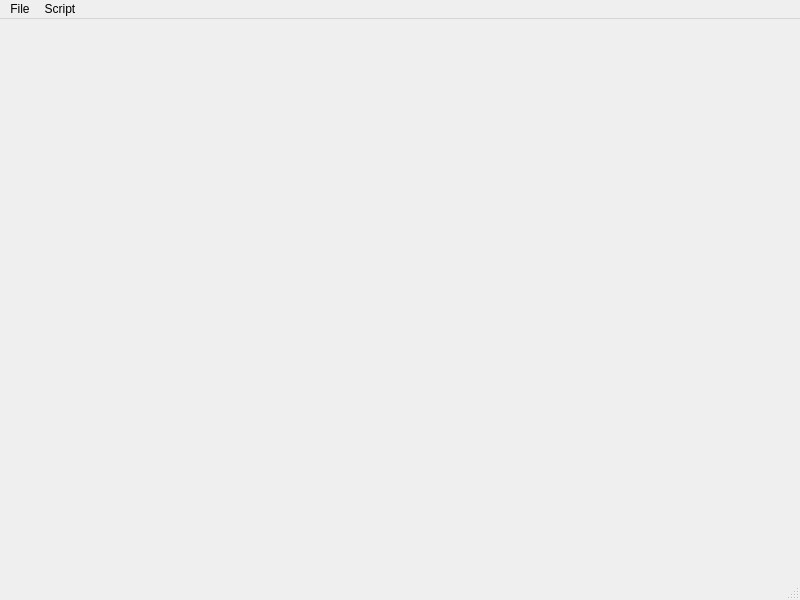
<?xml version="1.0" encoding="UTF-8"?>
<ui version="4.0">
 <class>MainWindow</class>
 <widget class="QMainWindow" name="MainWindow">
  <property name="geometry">
   <rect>
    <x>0</x>
    <y>0</y>
    <width>800</width>
    <height>600</height>
   </rect>
  </property>
  <property name="windowTitle">
   <string>MainWindow</string>
  </property>
  <widget class="QWidget" name="centralwidget"/>
  <widget class="QMenuBar" name="menubar">
   <property name="geometry">
    <rect>
     <x>0</x>
     <y>0</y>
     <width>800</width>
     <height>22</height>
    </rect>
   </property>
   <widget class="QMenu" name="menuFile">
    <property name="title">
     <string>File</string>
    </property>
    <addaction name="actionNew"/>
    <addaction name="actionOpen"/>
    <addaction name="actionSave"/>
    <addaction name="actionSave_As"/>
    <addaction name="separator"/>
    <addaction name="actionClose"/>
    <addaction name="actionQuit"/>
   </widget>
   <widget class="QMenu" name="menuScript">
    <property name="title">
     <string>Script</string>
    </property>
    <addaction name="actionOpen_Editor"/>
   </widget>
   <addaction name="menuFile"/>
   <addaction name="menuScript"/>
  </widget>
  <widget class="QStatusBar" name="statusbar"/>
  <action name="actionNew">
   <property name="text">
    <string>New</string>
   </property>
  </action>
  <action name="actionOpen">
   <property name="text">
    <string>Open...</string>
   </property>
  </action>
  <action name="actionSave">
   <property name="text">
    <string>Save</string>
   </property>
  </action>
  <action name="actionSave_As">
   <property name="text">
    <string>Save As...</string>
   </property>
  </action>
  <action name="actionClose">
   <property name="text">
    <string>Close</string>
   </property>
  </action>
  <action name="actionQuit">
   <property name="text">
    <string>Quit</string>
   </property>
  </action>
  <action name="actionOpen_Editor">
   <property name="text">
    <string>Open Editor</string>
   </property>
  </action>
 </widget>
 <resources/>
 <connections/>
</ui>
